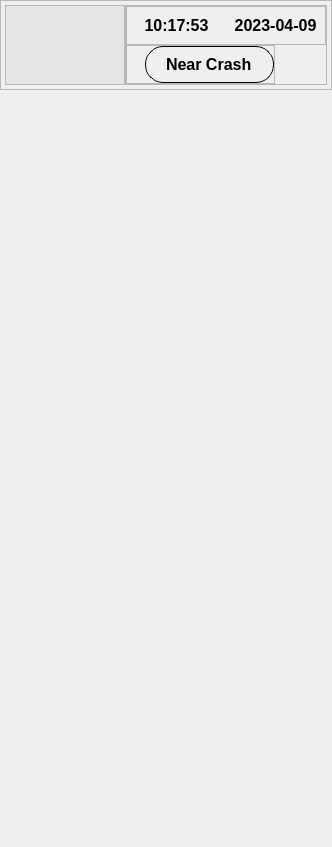
            <widget class="QWidget" name="scrollAreaWidgetContents">
             <property name="geometry">
              <rect>
               <x>0</x>
               <y>0</y>
               <width>332</width>
               <height>847</height>
              </rect>
             </property>
             <property name="styleSheet">
              <string notr="true">#scrollAreaWidgetContents {
	background-color: #f9f9f9;
	border: 0px;
}</string>
             </property>
             <layout class="QVBoxLayout" name="verticalLayout_7">
              <property name="leftMargin">
               <number>0</number>
              </property>
              <property name="topMargin">
               <number>0</number>
              </property>
              <property name="rightMargin">
               <number>0</number>
              </property>
              <property name="bottomMargin">
               <number>0</number>
              </property>
              <item>
               <layout class="QVBoxLayout" name="verticalLayout_data">
                <item>
                 <widget class="QFrame" name="data">
                  <property name="minimumSize">
                   <size>
                    <width>0</width>
                    <height>90</height>
                   </size>
                  </property>
                  <property name="maximumSize">
                   <size>
                    <width>16777215</width>
                    <height>90</height>
                   </size>
                  </property>
                  <property name="frameShape">
                   <enum>QFrame::StyledPanel</enum>
                  </property>
                  <property name="frameShadow">
                   <enum>QFrame::Raised</enum>
                  </property>
                  <layout class="QHBoxLayout" name="horizontalLayout_5">
                   <property name="spacing">
                    <number>0</number>
                   </property>
                   <property name="leftMargin">
                    <number>4</number>
                   </property>
                   <property name="topMargin">
                    <number>4</number>
                   </property>
                   <property name="rightMargin">
                    <number>4</number>
                   </property>
                   <property name="bottomMargin">
                    <number>4</number>
                   </property>
                   <item>
                    <widget class="QFrame" name="data_left">
                     <property name="maximumSize">
                      <size>
                       <width>120</width>
                       <height>16777215</height>
                      </size>
                     </property>
                     <property name="frameShape">
                      <enum>QFrame::StyledPanel</enum>
                     </property>
                     <property name="frameShadow">
                      <enum>QFrame::Raised</enum>
                     </property>
                     <layout class="QHBoxLayout" name="horizontalLayout_6">
                      <property name="spacing">
                       <number>0</number>
                      </property>
                      <property name="leftMargin">
                       <number>0</number>
                      </property>
                      <property name="topMargin">
                       <number>0</number>
                      </property>
                      <property name="rightMargin">
                       <number>0</number>
                      </property>
                      <property name="bottomMargin">
                       <number>0</number>
                      </property>
                      <item>
                       <widget class="QLabel" name="img_vid">
                        <property name="styleSheet">
                         <string notr="true">#img_vid {
	background-color: #e5e5e5;
}</string>
                        </property>
                       </widget>
                      </item>
                     </layout>
                    </widget>
                   </item>
                   <item>
                    <widget class="QFrame" name="data_right">
                     <property name="frameShape">
                      <enum>QFrame::StyledPanel</enum>
                     </property>
                     <property name="frameShadow">
                      <enum>QFrame::Raised</enum>
                     </property>
                     <layout class="QVBoxLayout" name="verticalLayout_4">
                      <property name="spacing">
                       <number>0</number>
                      </property>
                      <property name="leftMargin">
                       <number>0</number>
                      </property>
                      <property name="topMargin">
                       <number>0</number>
                      </property>
                      <property name="rightMargin">
                       <number>0</number>
                      </property>
                      <property name="bottomMargin">
                       <number>0</number>
                      </property>
                      <item>
                       <widget class="QFrame" name="frame_4">
                        <property name="frameShape">
                         <enum>QFrame::StyledPanel</enum>
                        </property>
                        <property name="frameShadow">
                         <enum>QFrame::Raised</enum>
                        </property>
                        <layout class="QHBoxLayout" name="horizontalLayout_7">
                         <property name="spacing">
                          <number>0</number>
                         </property>
                         <property name="leftMargin">
                          <number>0</number>
                         </property>
                         <property name="topMargin">
                          <number>0</number>
                         </property>
                         <property name="rightMargin">
                          <number>0</number>
                         </property>
                         <property name="bottomMargin">
                          <number>0</number>
                         </property>
                         <item>
                          <widget class="QLabel" name="label_time">
                           <property name="styleSheet">
                            <string notr="true">#label_time {
	font-size: 16px;
	font-weight: 600;
}</string>
                           </property>
                           <property name="text">
                            <string>10:17:53</string>
                           </property>
                           <property name="scaledContents">
                            <bool>false</bool>
                           </property>
                           <property name="alignment">
                            <set>Qt::AlignCenter</set>
                           </property>
                          </widget>
                         </item>
                         <item>
                          <widget class="QLabel" name="label_date">
                           <property name="styleSheet">
                            <string notr="true">#label_date {
	font-size: 16px;
	font-weight: 600;
}</string>
                           </property>
                           <property name="text">
                            <string>2023-04-09</string>
                           </property>
                           <property name="alignment">
                            <set>Qt::AlignCenter</set>
                           </property>
                          </widget>
                         </item>
                        </layout>
                       </widget>
                      </item>
                      <item alignment="Qt::AlignLeft">
                       <widget class="QFrame" name="frame_5">
                        <property name="frameShape">
                         <enum>QFrame::StyledPanel</enum>
                        </property>
                        <property name="frameShadow">
                         <enum>QFrame::Raised</enum>
                        </property>
                        <layout class="QVBoxLayout" name="verticalLayout_8">
                         <property name="spacing">
                          <number>0</number>
                         </property>
                         <property name="leftMargin">
                          <number>18</number>
                         </property>
                         <property name="topMargin">
                          <number>0</number>
                         </property>
                         <property name="rightMargin">
                          <number>0</number>
                         </property>
                         <property name="bottomMargin">
                          <number>0</number>
                         </property>
                         <item>
                          <widget class="QLabel" name="label_category">
                           <property name="styleSheet">
                            <string notr="true">#label_category {
	padding: 2px 16px;
	font-size: 16px;
	font-weight: 600;
	border-radius: 18px;
	border: 1px solid black;
}</string>
                           </property>
                           <property name="text">
                            <string>Near Crash</string>
                           </property>
                          </widget>
                         </item>
                        </layout>
                       </widget>
                      </item>
                     </layout>
                    </widget>
                   </item>
                  </layout>
                 </widget>
                </item>
                <item>
                 <spacer name="verticalSpacer">
                  <property name="orientation">
                   <enum>Qt::Vertical</enum>
                  </property>
                  <property name="sizeHint" stdset="0">
                   <size>
                    <width>20</width>
                    <height>40</height>
                   </size>
                  </property>
                 </spacer>
                </item>
               </layout>
              </item>
             </layout>
            </widget>
